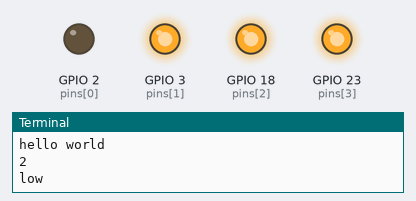
Recording of a program running on a simulated Raspberry Pi (BCM pin numbers). Shown: output pins drawn as LEDs (lit = HIGH), the last lines printed to the terminal. At 16.0 s the program stops and its outputs stay as they are.

Above: at 0.1 s.
At 2.1 s:
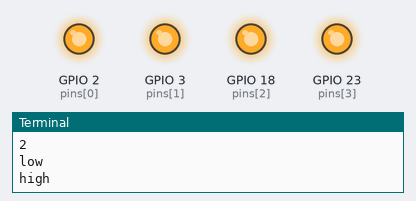
At 4.1 s:
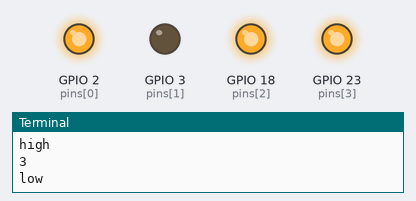
At 8.1 s:
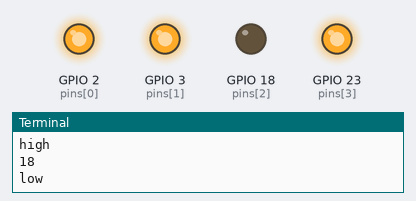
At 12.1 s:
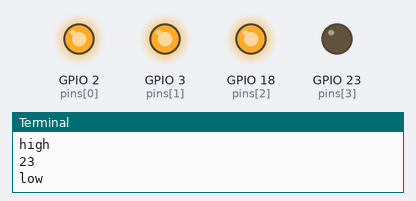
At 16.1 s:
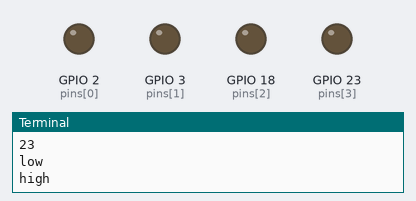
Timing chart, 0 to 17.5 s (numbered marks = the images above):
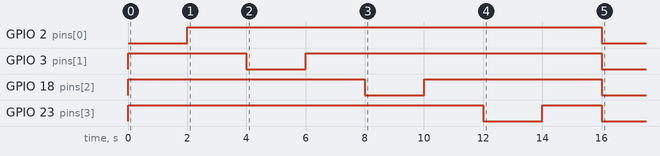

Measured:
- by itself, GPIO 2 (pins[0]): LOW → HIGH at 2.0 s, → LOW 14.0 s later
- by itself, GPIO 3 (pins[1]): LOW → HIGH at 0.00 s, → LOW 4.0 s later, → HIGH 2.0 s later, → LOW 10.0 s later
- by itself, GPIO 18 (pins[2]): LOW → HIGH at 0.00 s, → LOW 8.0 s later, → HIGH 2.0 s later, → LOW 6.0 s later
- by itself, GPIO 23 (pins[3]): LOW → HIGH at 0.00 s, → LOW 12.0 s later, → HIGH 2.0 s later, → LOW 2.0 s later

The program:

relays.py
```python
#!/usr/bin/python

print "hello world"

import RPi.GPIO as GPIO
import time

# Use BCM numbering
GPIO.setmode(GPIO.BCM)

pins = [2,3,18,23]

def toggle_led(pin, delay=2):
    print "low"
    GPIO.output(pin, GPIO.LOW)
    time.sleep(delay)
    print "high"
    GPIO.output(pin, GPIO.HIGH)
    time.sleep(delay)

for pin in pins:
    GPIO.setup(pin, GPIO.OUT, initial=GPIO.HIGH)

for pin in pins:
    print pin
    toggle_led(pin, delay=2)

GPIO.cleanup()
```
